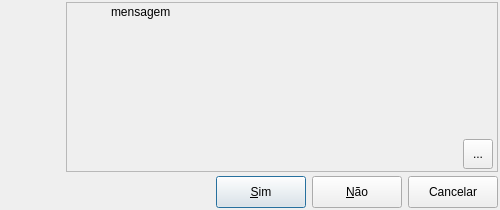
<?xml version="1.0" encoding="UTF-8"?>
<ui version="4.0">
 <class>CaixaMensagem</class>
 <widget class="QDialog" name="CaixaMensagem">
  <property name="windowModality">
   <enum>Qt::ApplicationModal</enum>
  </property>
  <property name="geometry">
   <rect>
    <x>0</x>
    <y>0</y>
    <width>500</width>
    <height>210</height>
   </rect>
  </property>
  <property name="sizePolicy">
   <sizepolicy hsizetype="Minimum" vsizetype="Minimum">
    <horstretch>0</horstretch>
    <verstretch>0</verstretch>
   </sizepolicy>
  </property>
  <property name="minimumSize">
   <size>
    <width>500</width>
    <height>210</height>
   </size>
  </property>
  <property name="windowTitle">
   <string>Dialog</string>
  </property>
  <property name="windowIcon">
   <iconset resource="../res/resources.qrc">
    <normaloff>:/icones/icones/pgsqlModeler48x48.png</normaloff>:/icones/icones/pgsqlModeler48x48.png</iconset>
  </property>
  <layout class="QGridLayout" name="gridLayout_4">
   <property name="margin">
    <number>2</number>
   </property>
   <property name="spacing">
    <number>4</number>
   </property>
   <item row="0" column="0" rowspan="2">
    <widget class="QWidget" name="imgmeio_wgt" native="true">
     <property name="minimumSize">
      <size>
       <width>60</width>
       <height>0</height>
      </size>
     </property>
     <property name="maximumSize">
      <size>
       <width>60</width>
       <height>16777215</height>
      </size>
     </property>
     <property name="styleSheet">
      <string notr="true">background-image: url(:/imagens/imagens/barra_logo_meio_cinza.png); background-repeat: repeat-y;
border: 1px #ff00ff solid;</string>
     </property>
     <layout class="QVBoxLayout" name="verticalLayout">
      <property name="spacing">
       <number>0</number>
      </property>
      <property name="margin">
       <number>0</number>
      </property>
      <item>
       <widget class="QLabel" name="label">
        <property name="sizePolicy">
         <sizepolicy hsizetype="Fixed" vsizetype="Fixed">
          <horstretch>0</horstretch>
          <verstretch>0</verstretch>
         </sizepolicy>
        </property>
        <property name="minimumSize">
         <size>
          <width>60</width>
          <height>82</height>
         </size>
        </property>
        <property name="maximumSize">
         <size>
          <width>60</width>
          <height>82</height>
         </size>
        </property>
        <property name="text">
         <string/>
        </property>
        <property name="pixmap">
         <pixmap resource="../res/resources.qrc">:/imagens/imagens/barra_logo_topo.png</pixmap>
        </property>
       </widget>
      </item>
      <item>
       <spacer name="verticalSpacer_2">
        <property name="orientation">
         <enum>Qt::Vertical</enum>
        </property>
        <property name="sizeHint" stdset="0">
         <size>
          <width>20</width>
          <height>15</height>
         </size>
        </property>
       </spacer>
      </item>
      <item>
       <widget class="QLabel" name="label_2">
        <property name="minimumSize">
         <size>
          <width>60</width>
          <height>119</height>
         </size>
        </property>
        <property name="maximumSize">
         <size>
          <width>60</width>
          <height>119</height>
         </size>
        </property>
        <property name="text">
         <string/>
        </property>
        <property name="pixmap">
         <pixmap resource="../res/resources.qrc">:/imagens/imagens/barra_logo_base.png</pixmap>
        </property>
       </widget>
      </item>
     </layout>
    </widget>
   </item>
   <item row="0" column="1">
    <widget class="QFrame" name="frame">
     <property name="sizePolicy">
      <sizepolicy hsizetype="Minimum" vsizetype="Minimum">
       <horstretch>0</horstretch>
       <verstretch>0</verstretch>
      </sizepolicy>
     </property>
     <property name="minimumSize">
      <size>
       <width>432</width>
       <height>168</height>
      </size>
     </property>
     <property name="frameShape">
      <enum>QFrame::StyledPanel</enum>
     </property>
     <property name="frameShadow">
      <enum>QFrame::Raised</enum>
     </property>
     <layout class="QGridLayout" name="gridLayout_3">
      <property name="margin">
       <number>2</number>
      </property>
      <item row="1" column="0">
       <layout class="QHBoxLayout" name="horizontalLayout_3">
        <property name="spacing">
         <number>0</number>
        </property>
        <property name="rightMargin">
         <number>2</number>
        </property>
        <item>
         <spacer name="horizontalSpacer">
          <property name="orientation">
           <enum>Qt::Horizontal</enum>
          </property>
          <property name="sizeHint" stdset="0">
           <size>
            <width>361</width>
            <height>27</height>
           </size>
          </property>
         </spacer>
        </item>
        <item>
         <widget class="QToolButton" name="exibir_exec_tb">
          <property name="minimumSize">
           <size>
            <width>30</width>
            <height>30</height>
           </size>
          </property>
          <property name="toolTip">
           <string>Exibir/Esconder pilha de exceções.</string>
          </property>
          <property name="text">
           <string>...</string>
          </property>
          <property name="icon">
           <iconset resource="../res/resources.qrc">
            <normaloff>:/icones/icones/refazer.png</normaloff>:/icones/icones/refazer.png</iconset>
          </property>
          <property name="iconSize">
           <size>
            <width>22</width>
            <height>22</height>
           </size>
          </property>
          <property name="checkable">
           <bool>true</bool>
          </property>
         </widget>
        </item>
       </layout>
      </item>
      <item row="0" column="0">
       <widget class="QStackedWidget" name="grupo_objs_wgt">
        <property name="sizePolicy">
         <sizepolicy hsizetype="Minimum" vsizetype="Minimum">
          <horstretch>0</horstretch>
          <verstretch>0</verstretch>
         </sizepolicy>
        </property>
        <property name="minimumSize">
         <size>
          <width>424</width>
          <height>122</height>
         </size>
        </property>
        <property name="frameShape">
         <enum>QFrame::NoFrame</enum>
        </property>
        <property name="frameShadow">
         <enum>QFrame::Plain</enum>
        </property>
        <property name="currentIndex">
         <number>0</number>
        </property>
        <widget class="QWidget" name="pg1_4">
         <layout class="QGridLayout" name="gridLayout_9">
          <property name="margin">
           <number>0</number>
          </property>
          <property name="spacing">
           <number>0</number>
          </property>
          <item row="0" column="0">
           <layout class="QGridLayout" name="gridLayout_7">
            <property name="spacing">
             <number>2</number>
            </property>
            <item row="0" column="0">
             <widget class="QLabel" name="icone_lb">
              <property name="minimumSize">
               <size>
                <width>40</width>
                <height>40</height>
               </size>
              </property>
              <property name="maximumSize">
               <size>
                <width>40</width>
                <height>40</height>
               </size>
              </property>
              <property name="text">
               <string/>
              </property>
              <property name="pixmap">
               <pixmap resource="../res/resources.qrc">:/icones/icones/msgbox_erro.png</pixmap>
              </property>
              <property name="alignment">
               <set>Qt::AlignCenter</set>
              </property>
             </widget>
            </item>
            <item row="0" column="1" rowspan="2">
             <widget class="QLabel" name="texto_lb">
              <property name="enabled">
               <bool>true</bool>
              </property>
              <property name="sizePolicy">
               <sizepolicy hsizetype="Preferred" vsizetype="Preferred">
                <horstretch>0</horstretch>
                <verstretch>0</verstretch>
               </sizepolicy>
              </property>
              <property name="minimumSize">
               <size>
                <width>0</width>
                <height>40</height>
               </size>
              </property>
              <property name="maximumSize">
               <size>
                <width>16777215</width>
                <height>16777215</height>
               </size>
              </property>
              <property name="acceptDrops">
               <bool>false</bool>
              </property>
              <property name="autoFillBackground">
               <bool>false</bool>
              </property>
              <property name="styleSheet">
               <string notr="true"/>
              </property>
              <property name="text">
               <string>mensagem</string>
              </property>
              <property name="textFormat">
               <enum>Qt::AutoText</enum>
              </property>
              <property name="scaledContents">
               <bool>true</bool>
              </property>
              <property name="alignment">
               <set>Qt::AlignLeading|Qt::AlignLeft|Qt::AlignTop</set>
              </property>
              <property name="wordWrap">
               <bool>true</bool>
              </property>
              <property name="margin">
               <number>1</number>
              </property>
              <property name="textInteractionFlags">
               <set>Qt::TextSelectableByKeyboard|Qt::TextSelectableByMouse</set>
              </property>
             </widget>
            </item>
            <item row="1" column="0">
             <spacer name="verticalSpacer">
              <property name="orientation">
               <enum>Qt::Vertical</enum>
              </property>
              <property name="sizeHint" stdset="0">
               <size>
                <width>37</width>
                <height>26</height>
               </size>
              </property>
             </spacer>
            </item>
           </layout>
          </item>
         </layout>
        </widget>
        <widget class="QWidget" name="pg2_4">
         <layout class="QGridLayout" name="gridLayout_8">
          <property name="leftMargin">
           <number>2</number>
          </property>
          <property name="topMargin">
           <number>2</number>
          </property>
          <property name="rightMargin">
           <number>0</number>
          </property>
          <property name="bottomMargin">
           <number>0</number>
          </property>
          <property name="spacing">
           <number>0</number>
          </property>
          <item row="0" column="0">
           <widget class="QTreeWidget" name="excecoes_trw">
            <property name="font">
             <font>
              <pointsize>8</pointsize>
             </font>
            </property>
            <property name="lineWidth">
             <number>1</number>
            </property>
            <property name="midLineWidth">
             <number>1</number>
            </property>
            <property name="autoScrollMargin">
             <number>16</number>
            </property>
            <property name="editTriggers">
             <set>QAbstractItemView::NoEditTriggers</set>
            </property>
            <property name="alternatingRowColors">
             <bool>true</bool>
            </property>
            <property name="selectionMode">
             <enum>QAbstractItemView::NoSelection</enum>
            </property>
            <property name="selectionBehavior">
             <enum>QAbstractItemView::SelectItems</enum>
            </property>
            <property name="indentation">
             <number>15</number>
            </property>
            <property name="uniformRowHeights">
             <bool>false</bool>
            </property>
            <property name="animated">
             <bool>false</bool>
            </property>
            <property name="wordWrap">
             <bool>false</bool>
            </property>
            <column>
             <property name="text">
              <string>Exceções</string>
             </property>
            </column>
           </widget>
          </item>
         </layout>
        </widget>
       </widget>
      </item>
     </layout>
    </widget>
   </item>
   <item row="1" column="1">
    <layout class="QGridLayout" name="gridLayout_2">
     <item row="0" column="0">
      <spacer>
       <property name="orientation">
        <enum>Qt::Horizontal</enum>
       </property>
       <property name="sizeHint" stdset="0">
        <size>
         <width>298</width>
         <height>27</height>
        </size>
       </property>
      </spacer>
     </item>
     <item row="0" column="1">
      <widget class="QWidget" name="container_wgt" native="true">
       <layout class="QGridLayout" name="gridLayout">
        <property name="margin">
         <number>0</number>
        </property>
        <item row="0" column="0">
         <widget class="QPushButton" name="sim_ok_btn">
          <property name="minimumSize">
           <size>
            <width>90</width>
            <height>32</height>
           </size>
          </property>
          <property name="maximumSize">
           <size>
            <width>90</width>
            <height>16777215</height>
           </size>
          </property>
          <property name="text">
           <string>&amp;Sim</string>
          </property>
          <property name="icon">
           <iconset resource="../res/resources.qrc">
            <normaloff>:/icones/icones/confirmar.png</normaloff>:/icones/icones/confirmar.png</iconset>
          </property>
          <property name="autoDefault">
           <bool>true</bool>
          </property>
          <property name="default">
           <bool>false</bool>
          </property>
         </widget>
        </item>
        <item row="0" column="2">
         <widget class="QPushButton" name="nao_btn">
          <property name="minimumSize">
           <size>
            <width>90</width>
            <height>32</height>
           </size>
          </property>
          <property name="maximumSize">
           <size>
            <width>90</width>
            <height>16777215</height>
           </size>
          </property>
          <property name="text">
           <string>&amp;Não</string>
          </property>
          <property name="icon">
           <iconset resource="../res/resources.qrc">
            <normaloff>:/icones/icones/fechar1.png</normaloff>:/icones/icones/fechar1.png</iconset>
          </property>
         </widget>
        </item>
        <item row="0" column="3">
         <widget class="QPushButton" name="cancelar_btn">
          <property name="minimumSize">
           <size>
            <width>90</width>
            <height>32</height>
           </size>
          </property>
          <property name="text">
           <string>Cancelar</string>
          </property>
          <property name="icon">
           <iconset resource="../res/resources.qrc">
            <normaloff>:/icones/icones/msgbox_erro.png</normaloff>:/icones/icones/msgbox_erro.png</iconset>
          </property>
         </widget>
        </item>
       </layout>
      </widget>
     </item>
    </layout>
   </item>
  </layout>
 </widget>
 <resources>
  <include location="../res/resources.qrc"/>
 </resources>
 <connections/>
</ui>
